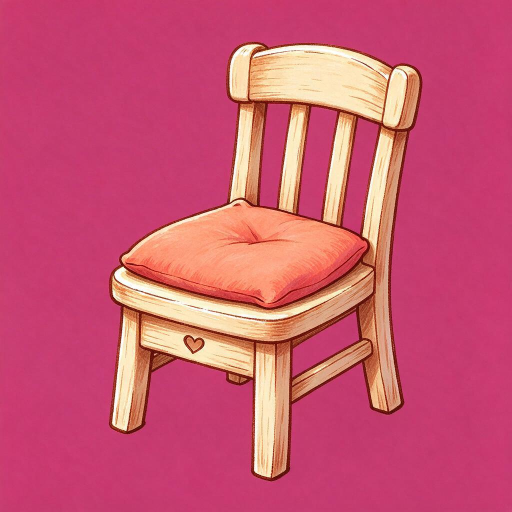
#> input picture assets/art_staging/stage_02/furniture/original_ai/chair.jpg, 1024 x 1024 px (shown at 1/2 size)
$ python -i prepare_stage02.py   (imports and definitions only)
#> lines starting #> are read from the running program, lines starting #| are printed output that depends on the picture
"""Stage 02 asset post-processing.

Converts AI magenta-screen frames into game-ready transparent PNGs and
normalizes rabbit frames onto one canvas so the feet stay aligned.

This script only removes the background and aligns existing AI artwork; it does
not draw characters or props.
"""
from __future__ import annotations

import json
import os
from PIL import Image

ROOT = os.path.abspath(os.path.join(os.path.dirname(__file__), "..", ".."))
STAGE = os.path.join(ROOT, "assets", "art_staging", "stage_02")


def cut_magenta(path: str) -> Image.Image:
    im = Image.open(path).convert("RGB")
    hsv = im.convert("HSV")
    src = im.load()
    hp = hsv.load()
    out = Image.new("RGBA", im.size, (0, 0, 0, 0))
    dst = out.load()
    for y in range(im.height):
        for x in range(im.width):
            h, s, v = hp[x, y]
            hue = h * 360.0 / 255.0
            sat = s / 255.0
            val = v / 255.0
            if not (300.0 <= hue <= 350.0 and sat >= 0.35 and val >= 0.05):
                r, g, b = src[x, y]
                dst[x, y] = (r, g, b, 255)
    return out


def normalize_frame(src: str, dst: str, canvas=(360, 420), max_h=350) -> None:
    im = cut_magenta(src)
    bbox = im.getbbox()
    if bbox is None:
        raise RuntimeError("empty foreground: " + src)
    im = im.crop(bbox)
    scale = min(1.0, float(max_h) / im.height)
    nw, nh = max(1, round(im.width * scale)), max(1, round(im.height * scale))
    im = im.resize((nw, nh), Image.LANCZOS)
    out = Image.new("RGBA", canvas, (0, 0, 0, 0))
    x = (canvas[0] - nw) // 2
    y = canvas[1] - 12 - nh
    out.alpha_composite(im, (x, y))
    out.save(dst)


def normalize_prop(src: str, dst: str, max_side: int = 900, pad: int = 16) -> None:
    im = cut_magenta(src)
    bbox = im.getbbox()
    if bbox is None:
        raise RuntimeError("empty foreground: " + src)
    im = im.crop(bbox)
    scale = min(1.0, float(max_side) / max(im.width, im.height))
    if scale < 1.0:
        im = im.resize((max(1, round(im.width * scale)), max(1, round(im.height * scale))), Image.LANCZOS)
    out = Image.new("RGBA", (im.width + pad * 2, im.height + pad * 2), (0, 0, 0, 0))
    out.alpha_composite(im, (pad, pad))
    out.save(dst)


def resolve_input(relative_path: str) -> str:
    path = os.path.join(STAGE, relative_path)
    if os.path.exists(path):
        return path
    if relative_path.lower().endswith(".png"):
        jpg = os.path.join(STAGE, relative_path[:-4] + ".jpg")
        if os.path.exists(jpg):
            return jpg
    return ""


def main() -> None:
    plan_path = os.path.join(STAGE, "records", "asset_plan.json")
    if not os.path.exists(plan_path):
        raise SystemExit("missing " + plan_path)
    plan = json.load(open(plan_path, encoding="utf-8"))
    for item in plan.get("rabbit_frames", []):
        src = resolve_input(item["input"])
        if src:
            dst = os.path.join(STAGE, item["output"])
            os.makedirs(os.path.dirname(dst), exist_ok=True)
            normalize_frame(src, dst)
            print("frame", os.path.basename(dst))
    for item in plan.get("props", []):
        src = resolve_input(item["input"])
        if src:
            dst = os.path.join(STAGE, item["output"])
            os.makedirs(os.path.dirname(dst), exist_ok=True)
            normalize_prop(src, dst)
            print("prop", os.path.basename(dst))


# [2 lines not run here, left out]

>>> import cv2
>>> picture = cv2.imread('../../assets/art_staging/stage_02/furniture/original_ai/chair.jpg', cv2.IMREAD_GRAYSCALE)
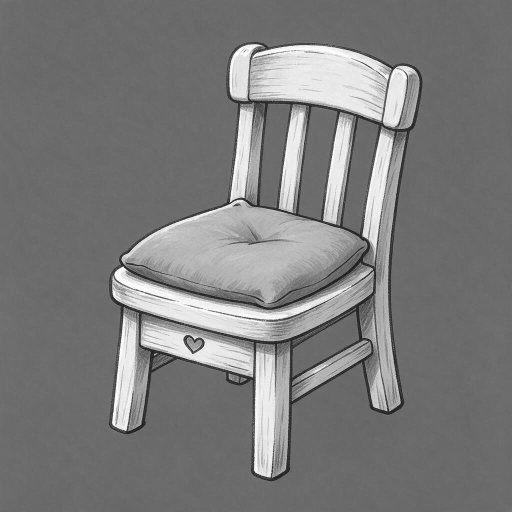
#> picture: shape (1024, 1024) (shown at 1/2 size); min 0, max 255, mean 123.5
>>> result = normalize_frame(picture, 'out.png')
#> (the run stopped early here; a loop or call above may not have finished)
